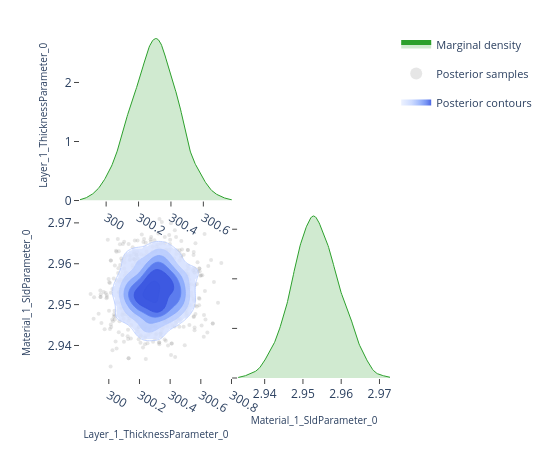

The cell this chart's notebook holds for it:
### Code cell
# ---- Pairwise focus: thickness vs SLD ---------------------------------------
# A 2-parameter corner plot zooms in on the joint posterior for a specific
# pair.  This is the same view the EasyReflectometryApp's "2D Heatmap"
# sub-tab uses to inspect parameter degeneracies.


params_of_interest = ['Layer_1_ThicknessParameter_0', 'Material_1_SldParameter_0']
idx = [posterior.param_names.index(p) for p in params_of_interest]
subset_draws = np.asarray(posterior.draws)[:, idx]

fig = plot_corner(subset_draws, params_of_interest)
fig.show()

### Figure 1 — Plotly figure (JSON) as saved in the notebook; plotly's stock layout.template omitted (floating-point values rounded to 4 significant figures; data arrays with more than 128 entries replaced by an {"elided": "..."} marker saying what was removed)
{"data": [{"fill": "tozeroy", "fillcolor": "rgba(44, 160, 44, 0.22)", "hoverinfo": "skip", "legendgroup": "marginal", "line": {"color": "rgb(44, 160, 44)", "width": 1}, "mode": "lines", "name": "Marginal density", "showlegend": true, "type": "scatter", "x": {"elided": "256 float values"}, "xaxis": "x", "y": {"elided": "256 float values"}, "yaxis": "y"}, {"hoverinfo": "skip", "legendgroup": "scatter", "marker": {"color": "rgba(140, 140, 140, 0.22)", "size": 4}, "mode": "markers", "name": "Posterior samples", "showlegend": true, "type": "scatter", "x": {"elided": "880 float values"}, "xaxis": "x3", "y": {"elided": "880 float values"}, "yaxis": "y3", "zorder": 0}, {"colorscale": [[0.0, "rgba(224, 233, 255, 0.62)"], [0.35, "rgba(183, 203, 255, 0.70)"], [0.6, "rgba(138, 169, 252, 0.78)"], [0.82, "rgba(96, 131, 242, 0.84)"], [1.0, "rgba(58, 86, 224, 0.90)"]], "connectgaps": false, "contours": {"coloring": "fill", "end": 148.7, "showlabels": false, "showlines": false, "size": 23.48, "start": 31.31}, "hoverinfo": "skip", "legendgroup": "contour", "name": "Posterior contours", "showlegend": true, "showscale": false, "type": "contour", "x": [299.8, 299.9, 299.9, 299.9, 299.9, 299.9, 299.9, 299.9, 299.9, 299.9, 300.0, 300.0, 300.0, 300.0, 300.0, 300.0, 300.0, 300.0, 300.1, 300.1, 300.1, 300.1, 300.1, 300.1, 300.1, 300.1, 300.1, 300.2, 300.2, 300.2, 300.2, 300.2, 300.2, 300.2, 300.2, 300.3, 300.3, 300.3, 300.3, 300.3, 300.3, 300.3, 300.3, 300.3, 300.4, 300.4, 300.4, 300.4, 300.4, 300.4, 300.4, 300.4, 300.5, 300.5, 300.5, 300.5, 300.5, 300.5, 300.5, 300.5, 300.6, 300.6, 300.6, 300.6, 300.6, 300.6, 300.6, 300.6, 300.6, 300.7, 300.7, 300.7, 300.7, 300.7, 300.7, 300.7, 300.7, 300.8, 300.8, 300.8], "xaxis": "x3", "y": [2.933, 2.934, 2.934, 2.935, 2.935, 2.936, 2.936, 2.937, 2.937, 2.938, 2.938, 2.939, 2.939, 2.94, 2.94, 2.941, 2.941, 2.942, 2.942, 2.943, 2.943, 2.944, 2.944, 2.945, 2.945, 2.946, 2.946, 2.947, 2.947, 2.948, 2.948, 2.949, 2.949, 2.95, 2.95, 2.951, 2.951, 2.952, 2.952, 2.953, 2.953, 2.954, 2.954, 2.955, 2.955, 2.956, 2.956, 2.957, 2.957, 2.958, 2.958, 2.959, 2.959, 2.96, 2.96, 2.961, 2.961, 2.962, 2.962, 2.963, 2.963, 2.964, 2.964, 2.965, 2.965, 2.966, 2.966, 2.967, 2.967, 2.968, 2.968, 2.969, 2.969, 2.97, 2.97, 2.971, 2.971, 2.972, 2.972, 2.973], "yaxis": "y3", "z": {"elided": "80x80 float values"}, "zmax": 148.7, "zmin": 31.31, "zorder": 1}, {"colorscale": [[0.0, "rgba(183, 203, 255, 0.94)"], [0.35, "rgba(183, 203, 255, 0.94)"], [0.35, "rgba(138, 169, 252, 0.95)"], [0.6, "rgba(138, 169, 252, 0.95)"], [0.6, "rgba(96, 131, 242, 0.96)"], [0.82, "rgba(96, 131, 242, 0.96)"], [0.82, "rgba(58, 86, 224, 0.98)"], [1.0, "rgba(58, 86, 224, 0.98)"]], "contours": {"coloring": "lines", "end": 148.7, "showlabels": false, "size": 23.48, "start": 31.31}, "hoverinfo": "skip", "legendgroup": "contour", "line": {"width": 0.9}, "showlegend": false, "showscale": false, "type": "contour", "x": [299.8, 299.9, 299.9, 299.9, 299.9, 299.9, 299.9, 299.9, 299.9, 299.9, 300.0, 300.0, 300.0, 300.0, 300.0, 300.0, 300.0, 300.0, 300.1, 300.1, 300.1, 300.1, 300.1, 300.1, 300.1, 300.1, 300.1, 300.2, 300.2, 300.2, 300.2, 300.2, 300.2, 300.2, 300.2, 300.3, 300.3, 300.3, 300.3, 300.3, 300.3, 300.3, 300.3, 300.3, 300.4, 300.4, 300.4, 300.4, 300.4, 300.4, 300.4, 300.4, 300.5, 300.5, 300.5, 300.5, 300.5, 300.5, 300.5, 300.5, 300.6, 300.6, 300.6, 300.6, 300.6, 300.6, 300.6, 300.6, 300.6, 300.7, 300.7, 300.7, 300.7, 300.7, 300.7, 300.7, 300.7, 300.8, 300.8, 300.8], "xaxis": "x3", "y": [2.933, 2.934, 2.934, 2.935, 2.935, 2.936, 2.936, 2.937, 2.937, 2.938, 2.938, 2.939, 2.939, 2.94, 2.94, 2.941, 2.941, 2.942, 2.942, 2.943, 2.943, 2.944, 2.944, 2.945, 2.945, 2.946, 2.946, 2.947, 2.947, 2.948, 2.948, 2.949, 2.949, 2.95, 2.95, 2.951, 2.951, 2.952, 2.952, 2.953, 2.953, 2.954, 2.954, 2.955, 2.955, 2.956, 2.956, 2.957, 2.957, 2.958, 2.958, 2.959, 2.959, 2.96, 2.96, 2.961, 2.961, 2.962, 2.962, 2.963, 2.963, 2.964, 2.964, 2.965, 2.965, 2.966, 2.966, 2.967, 2.967, 2.968, 2.968, 2.969, 2.969, 2.97, 2.97, 2.971, 2.971, 2.972, 2.972, 2.973], "yaxis": "y3", "z": {"elided": "80x80 float values"}, "zmax": 148.7, "zmin": 31.31, "zorder": 2}, {"fill": "tozeroy", "fillcolor": "rgba(44, 160, 44, 0.22)", "hoverinfo": "skip", "legendgroup": "marginal", "line": {"color": "rgb(44, 160, 44)", "width": 1}, "mode": "lines", "name": "Marginal density", "showlegend": false, "type": "scatter", "x": {"elided": "256 float values"}, "xaxis": "x4", "y": {"elided": "256 float values"}, "yaxis": "y4"}], "layout": {"height": 450, "legend": {"font": {"size": 11}, "itemsizing": "constant", "orientation": "v", "x": 1.02, "xanchor": "left", "y": 1.0, "yanchor": "top"}, "margin": {"b": 60, "l": 80, "r": 160, "t": 30}, "plot_bgcolor": "white", "showlegend": true, "width": 550, "xaxis": {"anchor": "y", "domain": [0.0, 0.49], "showgrid": false, "ticks": "outside", "zeroline": false}, "xaxis2": {"anchor": "y2", "domain": [0.51, 1.0], "showgrid": false, "ticks": "outside", "visible": false, "zeroline": false}, "xaxis3": {"anchor": "y3", "domain": [0.0, 0.49], "showgrid": false, "ticks": "outside", "title": {"font": {"size": 10}, "text": "Layer_1_ThicknessParameter_0"}, "zeroline": false}, "xaxis4": {"anchor": "y4", "domain": [0.51, 1.0], "showgrid": false, "ticks": "outside", "title": {"font": {"size": 10}, "text": "Material_1_SldParameter_0"}, "zeroline": false}, "yaxis": {"anchor": "x", "domain": [0.51, 1.0], "showgrid": false, "ticks": "outside", "title": {"font": {"size": 10}, "text": "Layer_1_ThicknessParameter_0"}, "zeroline": false}, "yaxis2": {"anchor": "x2", "domain": [0.51, 1.0], "showgrid": false, "ticks": "outside", "visible": false, "zeroline": false}, "yaxis3": {"anchor": "x3", "domain": [0.0, 0.49], "showgrid": false, "ticks": "outside", "title": {"font": {"size": 10}, "text": "Material_1_SldParameter_0"}, "zeroline": false}, "yaxis4": {"anchor": "x4", "domain": [0.0, 0.49], "showgrid": false, "showticklabels": false, "ticks": "outside", "zeroline": false}}}
